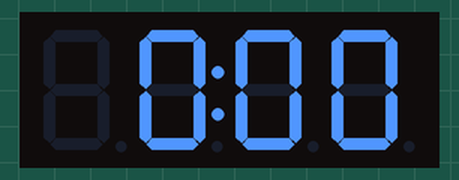
This sketch was run on a simulated Arduino Uno, built with avr-gcc and run on an emulated ATmega328P. On the bench: 4-digit seven-segment display. What the sketch prints to the serial monitor is not drawn.

Above: at 0.1 s.
At 4.1 s:
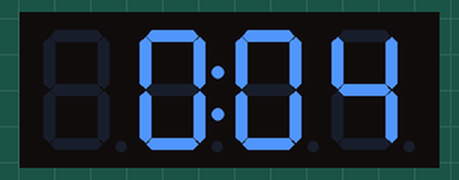
At 9.1 s:
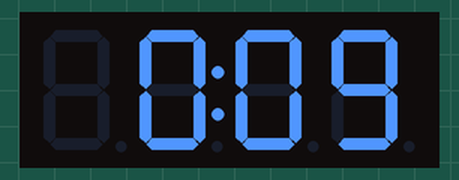
At 19.1 s:
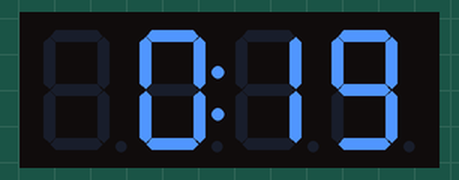
At 29.1 s:
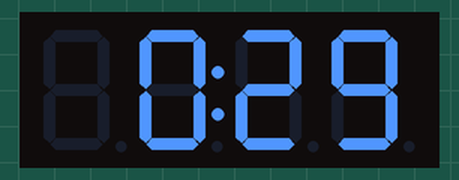
At 39.1 s:
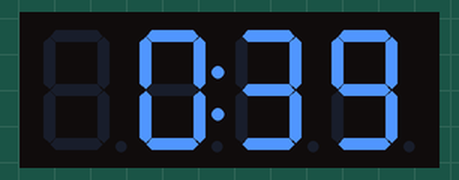

The sketch:

time_only.ino
```cpp
#include <Wire.h> // Enable this line if using Arduino Uno, Mega, etc.
#include <Adafruit_GFX.h>
#include "Adafruit_LEDBackpack.h"

Adafruit_7segment matrix = Adafruit_7segment();

int totalTime, hours, minutes;
boolean hoursDig, minDig;

//int displayRPM, hours, minutes, totalTime, startRPMTime, endRPMTime;

void setup() {
  Wire.begin();
  Serial.begin(9600);
  while(!Serial) {}
  Serial.println("7 Segment Backpack Test");
  matrix.begin(0x70);

  hours = 0;
  minutes = 0;
  hoursDig = false;
  minDig = false;
}

void loop() {

  totalTime = millis()/1000; //Time calculations and determining the digits to be displayed on display
  hours = totalTime/60;
  minutes = totalTime % 60;

  if(hours/10 < 1){
    hoursDig = false;
  }
  else hoursDig = true;

  if(minutes/10 < 1) {
    minDig = false;
  }
  else minDig = true;

  if(!hoursDig){
    matrix.writeDigitRaw(0, 0x00);
    matrix.writeDigitNum(1, hours);
  }else {
    matrix.writeDigitNum(0, hours/10);
    matrix.writeDigitNum(1, hours%10);
  }

  if(!minDig){
    matrix.writeDigitNum(3, 0);
    matrix.writeDigitNum(4, minutes);
  }else {
    matrix.writeDigitNum(3, minutes/10);
    matrix.writeDigitNum(4, minutes%10);
  }

  matrix.drawColon(true);
  matrix.writeDisplay();
}


void sendNudes(){     //Crucial aspect of the code
  matrix.writeDigitRaw(0,0x6D); //S = 10110110 -> 01101101
  matrix.writeDigitRaw(1,0x79); //E = 10011110 -> 01111001
  matrix.writeDigitRaw(3,0x54); //N = 00101010 -> 01010100
  matrix.writeDigitRaw(4,0x5E); //D = 01111010 -> 01011110
  matrix.writeDisplay();
  delay(500);
  matrix.writeDigitRaw(0,0x79); //E = 10011110 -> 01111001
  matrix.writeDigitRaw(1,0x54); //N = 00101010 -> 01010100
  matrix.writeDigitRaw(3,0x5E); //D = 01111010 -> 01011110
  matrix.writeDigitRaw(4,0x00); //Space = 00000000
  matrix.writeDisplay();
  delay(500);
  matrix.writeDigitRaw(0,0x54); //N = 00101010 -> 01010100
  matrix.writeDigitRaw(1,0x5E); //D = 01111010 -> 01011110
  matrix.writeDigitRaw(3,0x00); //Space = 00000000
  matrix.writeDigitRaw(4,0x54); //N = 00101010 -> 01010100
  matrix.writeDisplay();
  delay(500);
  matrix.writeDigitRaw(0,0x5E); //D = 01111010 -> 01011110
  matrix.writeDigitRaw(1,0x00); //Space = 00000000
  matrix.writeDigitRaw(3,0x54); //N = 00101010 -> 01010100
  matrix.writeDigitRaw(4,0x3E); //U = 01111100 -> 00111110
  matrix.writeDisplay();
  delay(500);
  matrix.writeDigitRaw(0,0x00); //Space = 00000000
  matrix.writeDigitRaw(1,0x54); //N = 00101010 -> 01010100
  matrix.writeDigitRaw(3,0x3E); //U = 01111100 -> 00111110
  matrix.writeDigitRaw(4,0x5E); //D = 01111010 -> 01011110
  matrix.writeDisplay();
  delay(500);
  matrix.writeDigitRaw(0,0x54); //N = 00101010 -> 01010100
  matrix.writeDigitRaw(1,0x3E); //U = 01111100 -> 00111110
  matrix.writeDigitRaw(3,0x5E); //D = 01111010 -> 01011110
  matrix.writeDigitRaw(4,0x79); //E = 10011110 -> 01111001
  matrix.writeDisplay();
  delay(500);
  matrix.writeDigitRaw(0,0x3E); //U = 01111100 -> 00111110
  matrix.writeDigitRaw(1,0x5E); //D = 01111010 -> 01011110
  matrix.writeDigitRaw(3,0x79); //E = 10011110 -> 01111001
  matrix.writeDigitRaw(4,0x6D); //S = 10110110 -> 01101101
  matrix.writeDisplay();
  delay(500);
  matrix.writeDigitRaw(0,0x5E); //D = 01111010 -> 01011110
  matrix.writeDigitRaw(1,0x79); //E = 10011110 -> 01111001
  matrix.writeDigitRaw(3,0x6D); //S = 10110110 -> 01101101
  matrix.writeDigitRaw(4,0x00); //Space = 00000000
  matrix.writeDisplay();
  delay(500);
  matrix.writeDigitRaw(0,0x79); //E = 10011110 -> 01111001
  matrix.writeDigitRaw(1,0x6D); //S = 10110110 -> 01101101
  matrix.writeDigitRaw(3,0x00); //Space = 00000000
  matrix.writeDigitRaw(4,0x6D); //S = 10110110 -> 01101101
  matrix.writeDisplay();
  delay(500);
  matrix.writeDigitRaw(0,0x6D); //S = 10110110 -> 01101101
  matrix.writeDigitRaw(1,0x00); //Space = 00000000
  matrix.writeDigitRaw(3,0x6D); //S = 10110110 -> 01101101
  matrix.writeDigitRaw(4,0x79); //E = 10011110 -> 01111001
  matrix.writeDisplay();
  delay(500);
  matrix.writeDigitRaw(0,0x00); //Space = 00000000
  matrix.writeDigitRaw(1,0x6D); //S = 10110110 -> 01101101
  matrix.writeDigitRaw(3,0x79); //E = 10011110 -> 01111001
  matrix.writeDigitRaw(4,0x54); //N = 00101010 -> 01010100
  matrix.writeDisplay();
  delay(500);
}
```

Measured:
- what the display in image 1 shows lasts 1.0 s, from 4.0 s to 5.0 s
